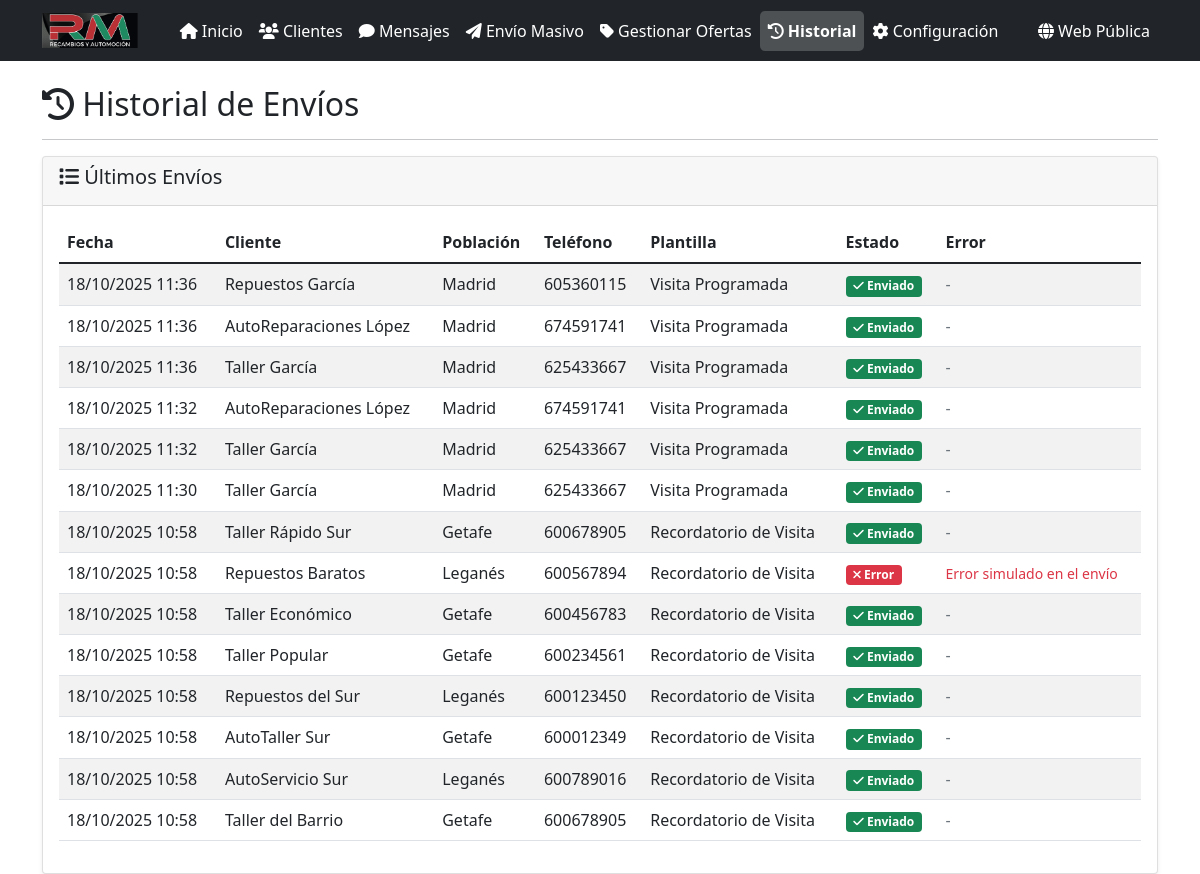
Page /historial on the earlier database version.
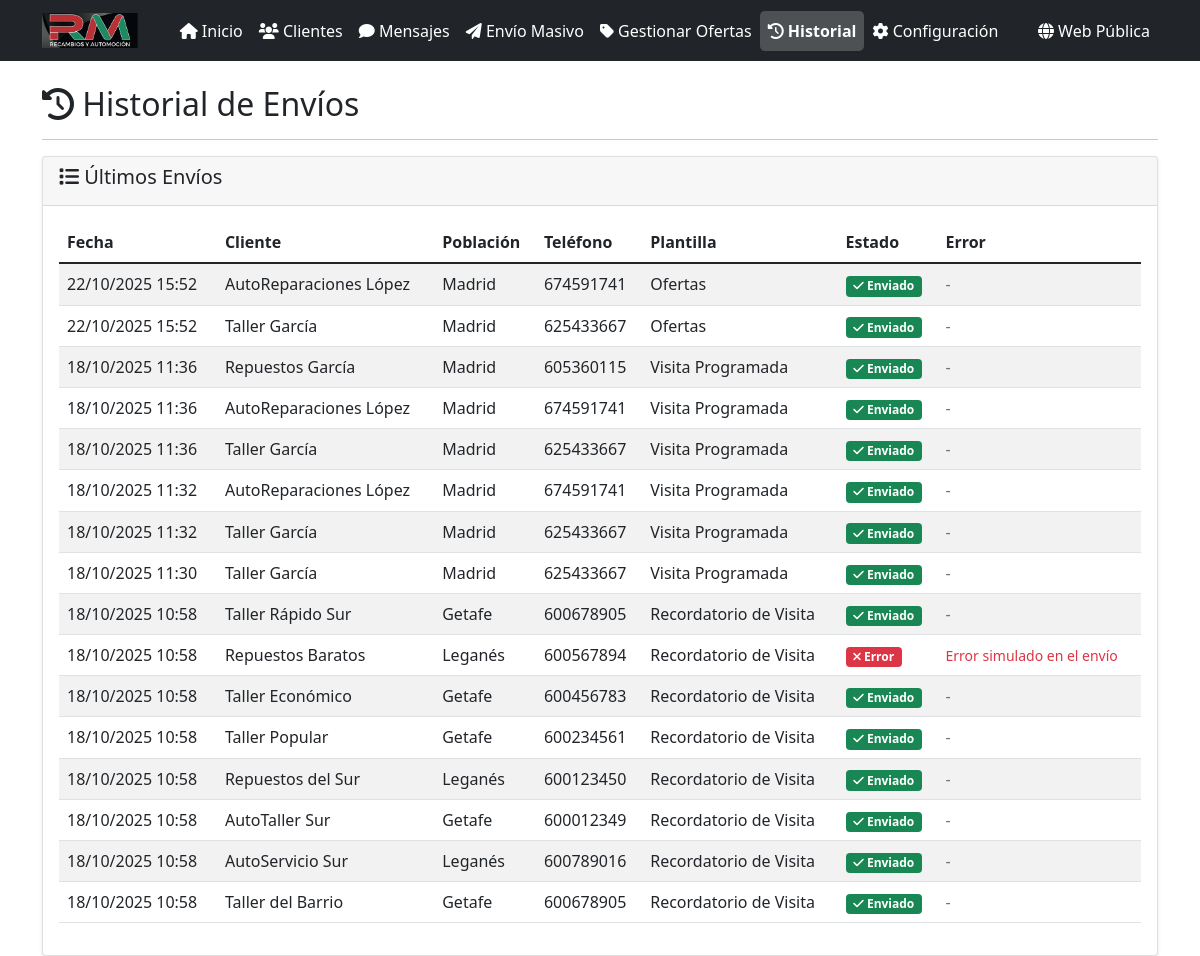
Same page on the later database version.
### models.py (models this page shows, shortened)
class MensajeEnviado(db.Model):
    id = db.Column(db.Integer, primary_key=True)
    cliente_id = db.Column(db.Integer, db.ForeignKey('cliente.id'), nullable=False)
    plantilla_id = db.Column(db.Integer, db.ForeignKey('mensaje_plantilla.id'), nullable=False)
    mensaje_final = db.Column(db.Text, nullable=False)
    enviado = db.Column(db.Boolean, default=False)
    fecha_envio = db.Column(db.DateTime)
    error = db.Column(db.Text)
    created_at = db.Column(db.DateTime, default=datetime.utcnow)

class Cliente(db.Model):
    id = db.Column(db.Integer, primary_key=True)
    nombre = db.Column(db.String(100), nullable=False)
    telefono = db.Column(db.String(20), nullable=False)
    email = db.Column(db.String(120))
    direccion = db.Column(db.Text)
    poblacion = db.Column(db.String(100))
    zona_id = db.Column(db.Integer, db.ForeignKey('zona.id'), nullable=False)
    incluir = db.Column(db.Boolean, default=True)
    activo = db.Column(db.Boolean, default=True)
    created_at = db.Column(db.DateTime, default=datetime.utcnow)
    mensajes_enviados = db.relationship('MensajeEnviado', backref='cliente', lazy=True)

class MensajePlantilla(db.Model):
    id = db.Column(db.Integer, primary_key=True)
    nombre = db.Column(db.String(100), nullable=False)
    contenido = db.Column(db.Text, nullable=False)
    activo = db.Column(db.Boolean, default=True)
    created_at = db.Column(db.DateTime, default=datetime.utcnow)
    mensajes_enviados = db.relationship('MensajeEnviado', backref='plantilla', lazy=True)

### app.py (the view)
@app.route('/historial')
def historial():
    mensajes = MensajeEnviado.query.order_by(MensajeEnviado.created_at.desc()).limit(100).all()
    return render_template('historial.html', mensajes=mensajes)

### app.py (called while the page is built)
@app.before_request
def before_request():
    global _sistema_inicializado
    if not _sistema_inicializado and not app.config['DEBUG']:
        inicializar_sistema()

### templates/historial.html (shortened to what this page needs)
{% extends "base.html" %}
{% block content %}
<div class="row">
    <div class="col-12">
        <h2><i class="fas fa-history"></i> Historial de Envíos</h2>
        <hr>
    </div>
</div>
<div class="row">
    <div class="col-12">
        <div class="card">
            <div class="card-header">
                <h5><i class="fas fa-list"></i> Últimos Envíos</h5>
            </div>
            <div class="card-body">
                {% if mensajes %}
                    <div class="table-responsive">
                        <table class="table table-striped">
                            <thead>
                                <tr>
                                    <th>Fecha</th>
                                    <th>Cliente</th>
                                    <th>Población</th>
                                    <th>Teléfono</th>
                                    <th>Plantilla</th>
                                    <th>Estado</th>
                                    <th>Error</th>
                                </tr>
                            </thead>
                            <tbody>
                                {% for mensaje in mensajes %}
                                <tr>
                                    <td>{{ mensaje.created_at.strftime('%d/%m/%Y %H:%M') }}</td>
                                    <td>{{ mensaje.cliente.nombre }}</td>
                                    <td>{{ mensaje.cliente.poblacion or 'No especificada' }}</td>
                                    <td>{{ mensaje.cliente.telefono }}</td>
                                    <td>{{ mensaje.plantilla.nombre }}</td>
                                    <td>
                                        {% if mensaje.enviado %}
                                            <span class="badge bg-success">
                                                <i class="fas fa-check"></i> Enviado
                                            </span>
                                        {% else %}
                                            <span class="badge bg-danger">
                                                <i class="fas fa-times"></i> Error
                                            </span>
                                        {% endif %}
                                    </td>
                                    <td>
                                        {% if mensaje.error %}
                                            <small class="text-danger">{{ mensaje.error }}</small>
                                        {% else %}
                                            <span class="text-muted">-</span>
                                        {% endif %}
                                    </td>
                                </tr>
                                {% endfor %}
                            </tbody>
                        </table>
                    </div>
                {% else %}
                    <div class="text-center py-4">
                        <i class="fas fa-history fa-3x text-muted mb-3"></i>
                        <p class="text-muted">No hay historial de envíos disponible.</p>
                    </div>
                {% endif %}
            </div>
        </div>
    </div>
</div>
{% endblock %}

### templates/base.html (shortened to what this page needs)
<!DOCTYPE html>
<html lang="es">
<head>
    <link href="https://cdn.jsdelivr.net/npm/bootstrap@5.1.3/dist/css/bootstrap.min.css" rel="stylesheet">
    <link href="https://cdnjs.cloudflare.com/ajax/libs/font-awesome/6.0.0/css/all.min.css" rel="stylesheet">
</head>
<body>
    <nav class="navbar navbar-expand-lg navbar-dark bg-dark">
        <div class="container">
            <a class="navbar-brand d-flex align-items-center" href="{{ url_for('panel') }}">
                <img src="{{ url_for('static', filename='logo_rm.png') }}" alt="Recambios RM" style="height: 35px; margin-right: 10px;">
            </a>
            <div class="collapse navbar-collapse" id="navbarNav">
                <ul class="navbar-nav me-auto">
                    <li class="nav-item">
                        <a class="nav-link {% if request.endpoint == 'panel' %}active{% endif %}" href="{{ url_for('panel') }}">
                            <i class="fas fa-home"></i> Inicio
                        </a>
                    </li>
                    <li class="nav-item">
                        <a class="nav-link {% if request.endpoint == 'clientes' %}active{% endif %}" href="{{ url_for('clientes') }}">
                            <i class="fas fa-users"></i> Clientes
                        </a>
                    </li>
                    <li class="nav-item">
                        <a class="nav-link {% if request.endpoint == 'mensajes' %}active{% endif %}" href="{{ url_for('mensajes') }}">
                            <i class="fas fa-comment"></i> Mensajes
                        </a>
                    </li>
                    <li class="nav-item">
                        <a class="nav-link {% if request.endpoint == 'enviar_masivo' %}active{% endif %}" href="{{ url_for('enviar_masivo') }}">
                            <i class="fas fa-paper-plane"></i> Envío Masivo
                        </a>
                    </li>
                    <li class="nav-item">
                        <a class="nav-link {% if request.endpoint == 'ofertas' %}active{% endif %}" href="{{ url_for('ofertas') }}">
                            <i class="fas fa-tag"></i> Gestionar Ofertas
                        </a>
                    </li>
                    <li class="nav-item">
                        <a class="nav-link {% if request.endpoint == 'historial' %}active{% endif %}" href="{{ url_for('historial') }}">
                            <i class="fas fa-history"></i> Historial
                        </a>
                    </li>
                    <li class="nav-item">
                        <a class="nav-link {% if request.endpoint == 'configuracion' %}active{% endif %}" href="{{ url_for('configuracion') }}">
                            <i class="fas fa-cog"></i> Configuración
                        </a>
                    </li>
                </ul>
                <ul class="navbar-nav">
                    <li class="nav-item">
                        <a class="nav-link" href="{{ url_for('index') }}" target="_blank">
                            <i class="fas fa-globe"></i> Web Pública
                        </a>
                    </li>
                </ul>
            </div>
        </div>
    </nav>
    <div class="container mt-4">
        {% block content %}{% endblock %}
    </div>
</body>
</html>

### templates/base.html (style rules this page uses)
.navbar-brand { font-weight: bold; }
.navbar-brand img { transition: transform 0.3s ease; }
.card { box-shadow: 0 0.125rem 0.25rem rgba(0, 0, 0, 0.075); border: 1px solid rgba(0, 0, 0, 0.125); }
.navbar-dark .navbar-nav .nav-link { color: #ffffff !important; font-weight: 500; transition: all 0.3s ease; }
.navbar-dark .navbar-nav .nav-link.active { color: #ffffff !important; background-color: rgba(255, 255, 255, 0.2); border-radius: 5px; font-weight: 600; }
.navbar-dark .navbar-brand { color: #ffffff !important; }

Differences in the rows shown:
added MensajeEnviado: created_at "22/10/2025 15:52", cliente.nombre "AutoReparaciones López", cliente "Madrid", cliente.telefono "674591741", plantilla.nombre "Ofertas", enviado True (drawn)
added MensajeEnviado: created_at "22/10/2025 15:52", cliente.nombre "Taller García", cliente "Madrid", cliente.telefono "625433667", plantilla.nombre "Ofertas", enviado True (drawn)
